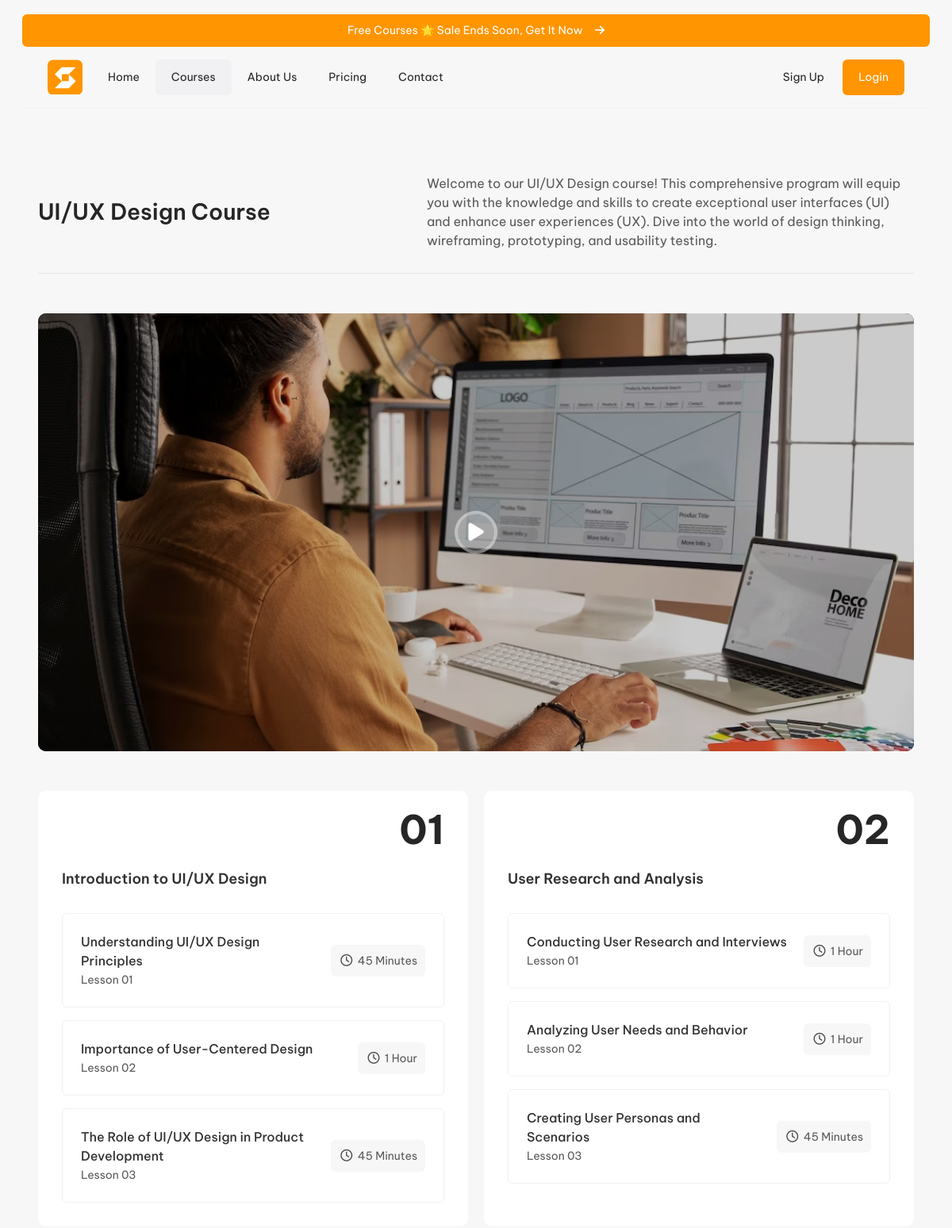
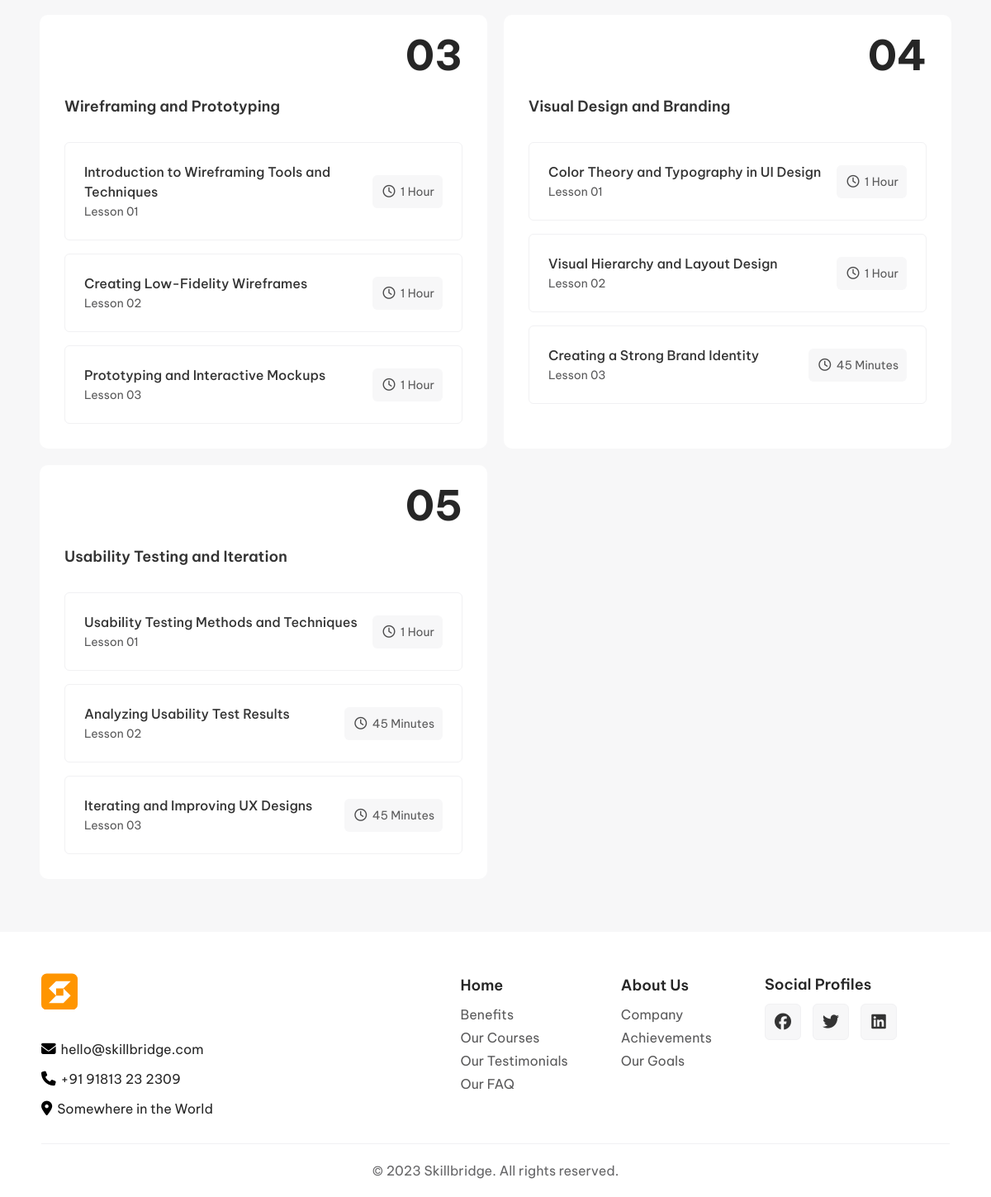
The app's page /courses/1/ (signed in) with its own data (2 pictures, top to bottom).
### website/models.py (models this page shows, shortened)
class Course(models.Model):
    title = models.CharField(max_length=200)
    meta_description = models.TextField()
    course_name = models.CharField(max_length=200)
    course_description = models.TextField()
    course_image = models.URLField()
    course_video = models.URLField()

class Lesson(models.Model):
    course = models.ForeignKey(Course, related_name='lessons', on_delete=models.CASCADE)
    title = models.CharField(max_length=200)

class Topic(models.Model):
    lesson = models.ForeignKey(Lesson, related_name='topics', on_delete=models.CASCADE)
    name = models.CharField(max_length=200)
    lesson_number = models.CharField(max_length=20)
    duration = models.CharField(max_length=50)

### website/views.py (the view)
# urls.py: path('courses/<int:course_id>/', views.course_details, name='course_details'),
def course_details(request, course_id):
    user_id = request.session.get('user_id')
    if not user_id:
        return redirect('login')
    course = get_object_or_404(Course, id=course_id)
    lessons = course.lessons.prefetch_related('topics').all()
    return render(request, 'website/course-details.html', {
        'title': course.title,
        'meta_description': course.meta_description,
        'course_name': course.course_name,
        'course_description': course.course_description,
        'course_image': course.course_image,
        'course_video': course.course_video,
        'lessons': lessons,
    })

### website/templates/website/course-details.html (shortened to what this page needs)
{% load static %}
<!DOCTYPE html>
<html lang="en">
<head>
    <link rel="stylesheet" href="{% static 'website/css/normalize.css' %}">
    <link rel="stylesheet" href="{% static 'website/css/styles.css' %}">
</head>
<body>
    <header>
        <button id="promo-button" onclick="window.location.href='/courses/'">
            <span>Free Courses &#127775; Sale Ends Soon, Get It Now</span>
            <i class="fa-solid fa-arrow-right"></i>
        </button>
        <div class="header-block">
            <svg class="logo-icon">
                <use xlink:href="{% static 'website/sprites/sprites_home.svg' %}#main_logo"></use>
            </svg>
            <nav class="desktop-menu">
                <ul>
                    <li><a href="{% url 'home' %}">Home</a></li>
                    <li class="menu-active-page"><a href="{% url 'courses' %}">Courses</a></li>
                    <li><a href="{% url 'about_us' %}">About Us</a></li>
                    <li><a href="{% url 'pricing' %}">Pricing</a></li>
                    <li><a href="">Contact</a></li>
                </ul>
            </nav>
            <div class="header-buttons">
                <a href="{% url 'signup' %}">Sign Up</a>
                <button class="login-button" onclick="window.location.href='/login/'">Login</button>
            </div>
        </div>
    </header>
    <main class="course-details-main">
        <section class="course-details-section">
            <div class="page-header">
                <h1 class="section-header">{{ course_name }}</h1>
                <p class="section-description">{{ course_description }}</p>
            </div>
            <div class="video-container">
                <div class="video-placeholder">
                    <img src="{{ course_image }}" alt="{{ course_name }} Promo Video Preview">
                    <button class="play-button">
                        <i class="fa-solid fa-play"></i>
                    </button>
                </div>
            </div>
            <div class="course-lessons-cards-container">
                {% for lesson in lessons %}
                <div class="course-lesson-card">
                    <div class="benefit-card-number">
                        {% if forloop.counter < 10 %}
                            0{{ forloop.counter }}
                        {% else %}
                            {{ forloop.counter }}
                        {% endif %}
                    </div>
                    <h2>{{ lesson.title }}</h2>
                    <div class="topic-block">
                        {% for topic in lesson.topics.all %}
                        <div class="lesson-block">
                            <div class="lesson-header">
                                <h3>{{ topic.name }}</h3>
                                <p>{{ topic.lesson_number }}</p>
                            </div>
                            <span>
                                <i class="fa-regular fa-clock"></i>
                                <p>{{ topic.duration }}</p>
                            </span>
                        </div>
                        {% endfor %}
                    </div>
                </div>
                {% endfor %}
            </div>
        </section>
    </main>
    <footer>
        <div class="footer-content">
            <div class="footer-contacts">
                <svg class="logo-icon">
                    <use xlink:href="{% static 'website/sprites/sprites_home.svg' %}#main_logo"></use>
                </svg>
                <div>
                    <i class="fa-solid fa-envelope"></i>
                    <a href="mailto:hello@skillbridge.com"><p>hello@skillbridge.com</p></a>
                </div>
                <div>
                    <i class="fa-solid fa-phone"></i>
                    <a href="tel:+9191813232309"><p>+91 91813 23 2309</p></a>
                </div>
                <div>
                    <i class="fa-solid fa-location-dot"></i>
                    <a href="https://maps.app.goo.gl/Dee3JBHxcksiCeGE7" target="_blank"><p>Somewhere in the World</p></a>
                </div>
            </div>
            <nav class="footer-nav">
                <div class="footer-nav-column">
                    <h2><a href="{% url 'home' %}">Home</a></h2>
                    <ul>
                        <li><a href="{% url 'home' %}#benefits-section">Benefits</a></li>
                        <li><a href="{% url 'home' %}#courses-section">Our Courses</a></li>
                        <li><a href="{% url 'home' %}#testimonials-section">Our Testimonials</a></li>
                        <li><a href="{% url 'home' %}#faq-section">Our FAQ</a></li>
                    </ul>
                </div>
                <div class="footer-nav-column">
                    <h2><a href="{% url 'about_us' %}">About Us</a></h2>
                    <ul>
                        <li><a href="{% url 'about_us' %}">Company</a></li>
                        <li><a href="{% url 'about_us' %}">Achievements</a></li>
                        <li><a href="{% url 'about_us' %}">Our Goals</a></li>
                    </ul>
                </div>
            </nav>
            <div class="footer-social-profiles">
                <h2>Social Profiles</h2>
                <div class="footer-social-icons">
                    <a href="https://www.facebook.com/Coursera" target="_blank">
                        <div>
                            <i class="fa-brands fa-facebook"></i>
                        </div>
                    </a>
                    <a href="https://x.com/coursera" target="_blank">
                        <div>
                            <i class="fa-brands fa-twitter"></i>
                        </div>
                    </a>
                    <a href="https://www.linkedin.com/company/coursera" target="_blank">
                        <div>
                            <i class="fa-brands fa-linkedin"></i>
                        </div>
                    </a>
                </div>
            </div>
        </div>
        <div class="footer-copyright">
            <p>© 2023 Skillbridge. All rights reserved.</p>
        </div>
    </footer>
</body>
</html>

### records on screen
Course: course_name "UI/UX Design Course", course_description "Welcome to our UI/UX Design course! This comprehensive program will equip you with the knowledge and skills to create exceptional user interfaces (UI) and enhance user experiences (UX). Dive into the world of design thinking, wireframing, prototyping, and usability testing.", course_image (picture)
Lesson: title "Introduction to UI/UX Design"
Topic: name "Understanding UI/UX Design Principles", lesson_number "Lesson 01", duration "45 Minutes"
Topic: name "Importance of User-Centered Design", lesson_number "Lesson 02", duration "1 Hour"
Topic: name "The Role of UI/UX Design in Product Development", lesson_number "Lesson 03", duration "45 Minutes"
Lesson: title "User Research and Analysis"
Topic: name "Conducting User Research and Interviews", lesson_number "Lesson 01", duration "1 Hour"
Topic: name "Analyzing User Needs and Behavior", lesson_number "Lesson 02", duration "1 Hour"
Topic: name "Creating User Personas and Scenarios", lesson_number "Lesson 03", duration "45 Minutes"
Lesson: title "Wireframing and Prototyping"
Topic: name "Introduction to Wireframing Tools and Techniques", lesson_number "Lesson 01", duration "1 Hour"
Topic: name "Creating Low-Fidelity Wireframes", lesson_number "Lesson 02", duration "1 Hour"
Topic: name "Prototyping and Interactive Mockups", lesson_number "Lesson 03", duration "1 Hour"
Lesson: title "Visual Design and Branding"
Topic: name "Color Theory and Typography in UI Design", lesson_number "Lesson 01", duration "1 Hour"
Topic: name "Visual Hierarchy and Layout Design", lesson_number "Lesson 02", duration "1 Hour"
Topic: name "Creating a Strong Brand Identity", lesson_number "Lesson 03", duration "45 Minutes"
Lesson: title "Usability Testing and Iteration"
Topic: name "Usability Testing Methods and Techniques", lesson_number "Lesson 01", duration "1 Hour"
Topic: name "Analyzing Usability Test Results", lesson_number "Lesson 02", duration "45 Minutes"
Topic: name "Iterating and Improving UX Designs", lesson_number "Lesson 03", duration "45 Minutes"
